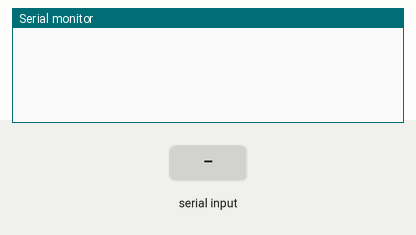
Simulated run of this sketch. Board: Arduino Nano, built with avr-gcc and run on an emulated ATmega328P. On the bench: the last lines printed to the serial monitor. The inputs (shaded band) are chosen by the test bench. No radio packets arrive unless stated.

Above: at 1.2 s.
1.3 s: "1" received over Serial
At 3.1 s:
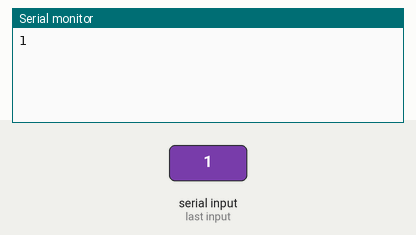
3.8 s: "90,45,200\n" received over Serial
At 5.3 s:
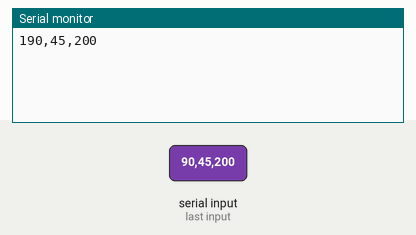
6.3 s: "90,45\n" received over Serial
At 8.2 s:
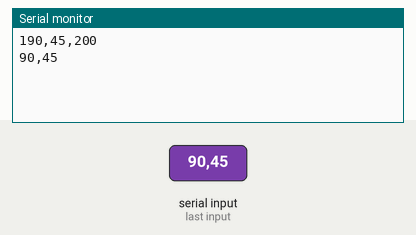

The sketch:

node-root.ino
```cpp
// ----------------------------------------------------------------------------------------------//
//                                              Libs                                             //
// ----------------------------------------------------------------------------------------------//
#include <SPI.h>
#include <RF24.h>
#include <RF24Network.h>

// ----------------------------------------------------------------------------------------------//
//                                              Globals                                          //
// ----------------------------------------------------------------------------------------------//
// NRF24 init & NRF24 network init
RF24 radio(9, 10);
RF24Network network(radio);

// adress array
const uint16_t addresses[] = { 00, 01, 02, 03, 04 };

// intervall for transmitting in ms
const unsigned long txinterval = 3000;
// buffer for last msg in ms
unsigned long txlast;

// UART buffer
char UARTbuf[32];

// Transrecieving struct
struct msg {
  unsigned long node;
  unsigned long sensor;
  float data;
};
// ----------------------------------------------------------------------------------------------//
//                                              Helpers                                          //
// ----------------------------------------------------------------------------------------------//
String returnAdr(unsigned long input) {
  String out;
  if (input <= 9) {
    out = "000" + String(input);
  }
  else if (input >= 10 && input <= 99) {
    out = "00" + String(input);
  }
  else if (input >= 100 && input <= 999) {
    out = "0" + String(input);
  }
  else {
    out = String(input);
  }

  return out;
}


// ----------------------------------------------------------------------------------------------//
//                                              Init                                             //
// ----------------------------------------------------------------------------------------------//
void setup(void) {


  // UART init
  Serial.begin(9600);

  // Wait for the serial init
  if (!Serial) {
    // some boards need this because of native USB capability
  }


  // Debugging
  // Serial.println("Initialize Node00");

  // Start SPI
  SPI.begin();

  // Init radio
  if (!radio.begin()) {
    // Serial.println("Radio hardware not responding!");
    while (1) {
      // hold in infinite loop
    }
  }

  // Start networking
  network.begin(77, addresses[0]);

  // test diff speed
  radio.setDataRate(RF24_2MBPS);
}


// ----------------------------------------------------------------------------------------------//
//                                              Run                                              //
// ----------------------------------------------------------------------------------------------//
void loop(void) {

  // Network update first command always
  network.update();

  // ------------------------------------- Reading network & send via UART -------------------------------------//
  while (network.available()) {

    // create header
    RF24NetworkHeader headerrx;
    // create object
    msg datarx;

    // read data
    network.read(headerrx, &datarx, sizeof(datarx));

    // transform node address
    String address = returnAdr(datarx.node);

    // Build msg for gateway
    String msggw = "S" + address + ":0" + String(datarx.sensor) + "{" + String(datarx.data) + "}" + "E";

    // Send data to Raspberry Pi via UART
    Serial.print(msggw);
  }


  // -------------------------------- Handle UART rx & Transmit network ------------------------//
  if (Serial.available()) {

    // read data as String.
    String data = Serial.readString();

    // Testing for gateway
    Serial.print(data);

    // cast data
    data.toCharArray(UARTbuf, 32);

    // build object for sending

    // address & header
    char adrRaw[4] = {0};
    char adrSen[2] = {0};
    char adrDat[1] = {0};
    int adrInt;
    int senInt;
    int datInt;
    uint16_t headertx;

    // --------------- Get Raw data

    // Filter address
    for (int i = 1; i <= 4; i++) {

      // save int address for struct msg
      adrRaw[i - 1] = UARTbuf[i];
    }

    // filter sensor address
    adrSen[0] = UARTbuf[6];
    adrSen[1] = UARTbuf[7];

    // Filter data (only 1 / 0)
    adrDat[0] = UARTbuf[9];

    // check and set header with compare
    for (int i = 0; i <= 4; i++) {

      // check on 1
      if (UARTbuf[i] == '1') {

        // set header to next node:
        headertx = 01;
        break;
      }
      // check on 2
      else if (UARTbuf[i] == '2') {

        // set header to next node:
        headertx = 02;
        break;
      }
      // check on 3
      else if (UARTbuf[i] == '3') {
        // set header to next node:
        headertx = 03;
        break;
      }
      // check on 4
      else if (UARTbuf[i] == '4') {
        // set header to next node:
        headertx = 04;
        break;
      }
    }

    // cast for object for sending
    adrInt = atoi(adrRaw);
    senInt = atoi(adrSen);
    datInt = atoi(adrDat);

    // Build msg object
    msg uartTX = { (unsigned long) adrInt , (unsigned long) senInt, (float) datInt};

    // Serial.print("Tx: "); Serial.print(uartTX.node); Serial.print(" "); Serial.print(uartTX.sensor); Serial.print(" "); Serial.println(uartTX.data);

    // set header of target node
    RF24NetworkHeader header(headertx);

    bool ok = network.write(header, &uartTX, sizeof(uartTX));
  }


}
```

Measured:
- after the input at 1.3 s, the serial monitor: prints a new line after 1.0 s (image 1)
- after the input at 3.8 s, the serial monitor: prints a new line after 1.0 s (image 2)
- after the input at 6.3 s, the serial monitor: prints a new line after 1.0 s (image 3)
